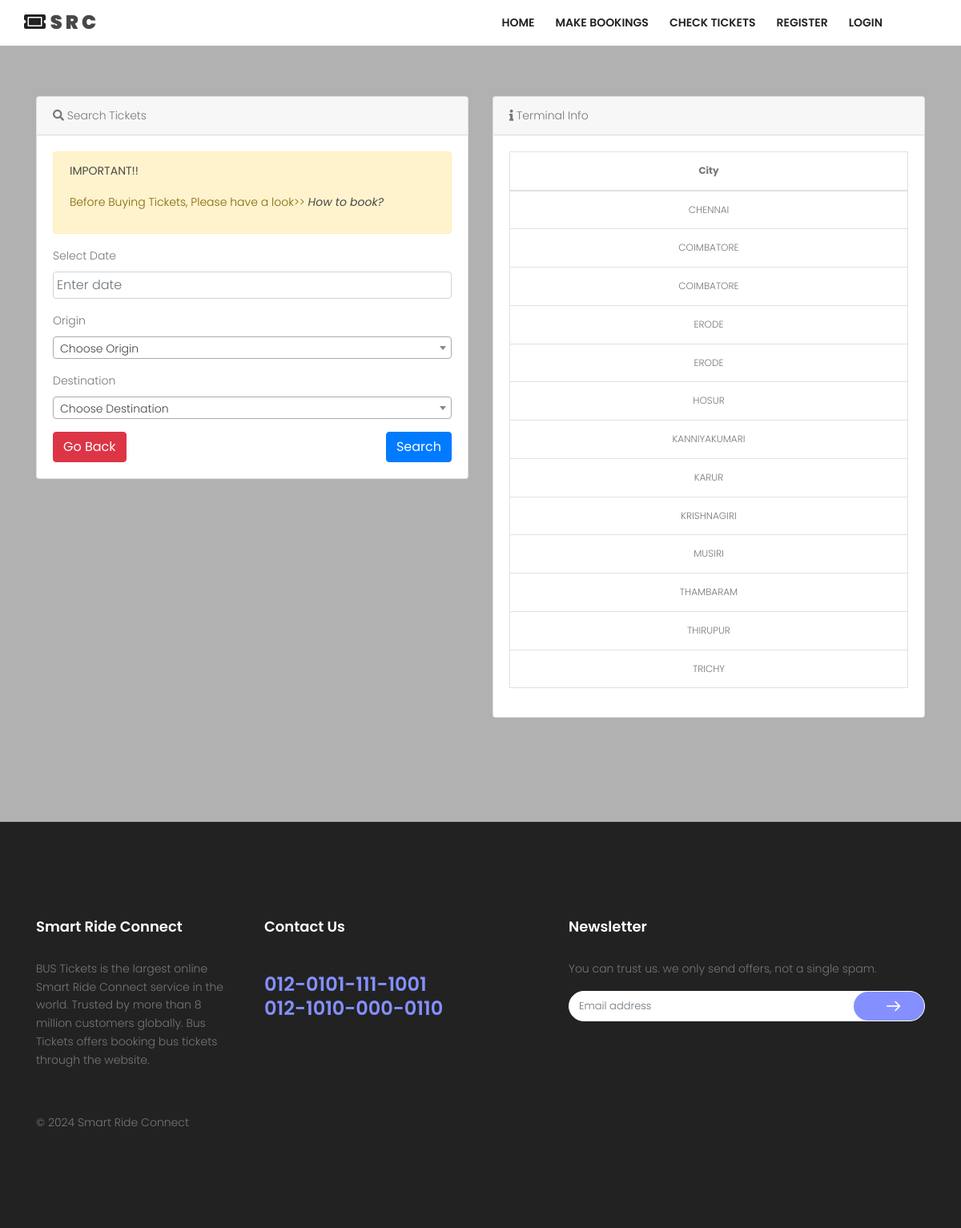
The app's page /index.php/tiket with its own data.
### tables this page shows
CREATE TABLE `tbl_tujuan` (
  `kd_tujuan` varchar(50) NOT NULL,
  `kota_tujuan` varchar(50) NOT NULL
);

### application/controllers/Tiket.php (called while the page is built, shortened)
<?php
class Tiket extends CI_Controller {
	public function __construct(){
		$this->load->helper('tglindo_helper');
		$this->load->model('getkod_model');
	}
	public function index(){
		$data['title'] = "Check Schedule";
		$data['asal'] = $this->db->query("SELECT * FROM `tbl_tujuan` ORDER BY kota_tujuan ASC ")->result_array();
		$data['tujuan'] = $this->db->query("SELECT * FROM `tbl_tujuan` group by kota_tujuan ORDER BY kota_tujuan ASC ")->result_array();
		$data['list'] = $this->db->query("SELECT * FROM `tbl_tujuan` ORDER BY kota_tujuan ASC ")->result_array();
		$this->load->view('frontend/cektanggal',$data);
	}
}

### index.php (called while the page is built, shortened)
<?php
require_once BASEPATH.'core/CodeIgniter.php';

### application/views/frontend/cektanggal.php (the view, shortened to what this page needs)
<!DOCTYPE html>
<html lang="zxx" class="no-js">
<head>
	<link rel="stylesheet" type="text/css"
		href="<?php echo base_url() ?>assets/frontend/datepicker/dcalendar.picker.css">
	<?php $this->load->view('frontend/include/base_css'); ?>
</head>
<body>
	<?php $this->load->view('frontend/include/base_nav'); ?>
	<section class="service-area section-gap relative">
		<div class="overlay overlay-bg"></div>
		<div class="container">
			<div class="row">
				<div class="col-lg-6">
					<div class="card mb-5">
						<div class="card-header">
							<i class="fas fa-search"></i> Search Tickets
						</div>
						<div class="card-body">
							<div class="alert alert-warning" role="alert">
								<p><b>IMPORTANT!!</b></p>
								<P>Before Buying Tickets, Please have a look>> <b><i data-toggle="modal"
											data-target="#exampleModal">How to book?</i></b></P>
							</div>
							<form action="<?php echo base_url() ?>tiket/cekjadwal?>" method="get">
								<div class="form-group">
									<label for="exampleInputEmail1">Select Date</label>
									<input placeholder="Enter date" type="text" class="form-control datepicker"
										name="tanggal" required="">
								</div>
								<div class="form-group">
									<label for="exampleInputEmail1">Origin</label>
								</div>
								<div class="form-group">
									<label for="exampleInputEmail1">Destination</label>
								</div>
								<a href="<?php echo base_url() ?>tiket" class="btn btn-danger pull-left">Go Back </a>
								<button type="submit" class="btn btn-primary pull-right">Search </button>
							</form>
						</div>
					</div>
				</div>
				<div class="col-lg-6">
					<div class="card mb-10">
						<div class="card-header">
							<i class="fas fa-info"></i> Terminal Info
						</div>
						<div class="card-body">
							<table class="table table-bordered table-condensed" style="font-size:12px;" id="mydata">
								<thead>
									<tr>
										<th style="text-align:center;">City</th>
									</tr>
								</thead>
								<tbody>
									<?php foreach ($list as $value) { ?>
									<tr>
										<td style="text-align:center;vertical-align:middle">
											<?php echo strtoupper($value['kota_tujuan']) ?></td>
									</tr>
									<?php } ?>
								</tbody>
							</table>
						</div>
					</div>
				</div>
			</div>
	</section>
	<?php $this->load->view('frontend/include/base_footer'); ?>
</body>
</html>

### application/views/frontend/include/base_css.php (shortened to what this page needs)
<link rel="stylesheet" href="<?php echo base_url() ?>assets/frontend/css/linearicons.css">
<link rel="stylesheet" href="<?php echo base_url() ?>assets/frontend/css/owl.carousel.css">
      <link rel="stylesheet" href="<?php echo base_url() ?>assets/frontend/css/font-awesome.min.css">
      <link href="<?= base_url() ?>assets/backend/vendor/fontawesome-free/css/all.min.css" rel="stylesheet" type="text/css">
<link rel="stylesheet" href="<?php echo base_url() ?>assets/frontend/css/nice-select.css">
<link rel="stylesheet" href="<?php echo base_url() ?>assets/frontend/css/magnific-popup.css">
<link rel="stylesheet" href="<?php echo base_url() ?>assets/frontend/css/bootstrap.css">
<link rel="stylesheet" href="<?php echo base_url() ?>assets/frontend/css/main.css">
<link rel="stylesheet" href="http://anijs.github.io/lib/anicollection/anicollection.css">
<link rel="stylesheet" type="text/css" href="<?php echo base_url() ?>assets/datepicker/dist/css/bootstrap-datepicker.min.css">
<link href="<?php echo base_url() ?>assets/frontend/select2/css/select2.min.css" rel="stylesheet" />

### application/views/frontend/include/base_nav.php
<header id="header" id="home">
		    <div class="container">
		    	<div class="row align-items-center justify-content-between d-flex">
			      <div id="logo">
			        <a href="<?php echo base_url() ?>"><h3> <i class="fas fa-ticket-alt"></i> <b>S R C</b></h3></a>
			      </div>
			      <nav id="nav-menu-container">
			        <ul class="nav-menu">
			          <li class="menu"><a href="<?php echo base_url() ?>">Home</a></li>
			          <li><a href="<?php echo base_url() ?>tiket">Make Bookings</a></li>
			          <li class="menu"><a href="<?php echo base_url() ?>tiket/cektiket">Check Tickets</a></li>
			          <?php if ($this->session->userdata('username')) { ?>
				      	<li class="menu-has-children"><a href="#">Hi, <?php echo $this->session->userdata('nama_lengkap'); ?></a>
						<ul>
							<li><a href="<?php echo base_url() ?>profile/profilesaya/<?php echo $this->session->userdata('kd_pelanggan') ?>"><i class="fas fa-id-card"></i> My Profile</a></li>
							<li><a href="<?php echo base_url() ?>profile/tiketsaya/<?php echo $this->session->userdata('kd_pelanggan') ?>"><i class="fas fa-ticket-alt"></i> My Ticket</a></li>
							<li><a href="<?php echo base_url() ?>login/logout"><i class="fas fa-sign-out-alt"></i> Logout</a></li>
						</ul>
						</li>
				      <?php }else{ ?>
				  	  <li class="menu wobble animated"><a href="<?php echo base_url() ?>login/Daftar">Register</a></li>
 					  <li><a href="<?php echo base_url() ?>login">Login</a></li>
				  	  <?php } ?>
			        </ul>
			      </nav>
		    	</div>
		    </div>
		  </header>

### application/views/frontend/include/base_footer.php (shortened to what this page needs)
<footer class="footer-area section-gap">
	<div class="container">
		<div class="row">
			<div class="col-lg-3  col-md-6 col-sm-6">
				<div class="single-footer-widget">
					<h4 class="text-white">Smart Ride Connect</h4>
					<p>
					BUS Tickets is the largest online Smart Ride Connect service in the world. Trusted by more than 8 million customers globally. Bus Tickets offers booking bus tickets through the website.
					</p>
				</div>
			</div>
			<div class="col-lg-4  col-md-6 col-sm-6">
				<div class="single-footer-widget">
					<h4 class="text-white">Contact Us</h4>
					<p class="number">
						012-0101-111-1001 <br>
						012-1010-000-0110
					</p>
				</div>
			</div>
			<div class="col-lg-5  col-md-6 col-sm-6">
				<div class="single-footer-widget">
					<h4 class="text-white">Newsletter</h4>
					<p>You can trust us. we only send  offers, not a single spam.</p>
					<div class="d-flex flex-row" id="mc_embed_signup">
							<form class="navbar-form" novalidate="true" action="" method="post">
						    <div class="input-group add-on">
						      	<input class="form-control" placeholder="Email address"  type="email">
						      <div class="input-group-btn">
						        <button class="genric-btn primary circle arrow"><span class="lnr lnr-arrow-right"></span></button>
						      </div>
						    </div>
						  </form>
					</div>
				</div>
			</div>
		</div>
		<div class="footer-bottom d-flex justify-content-between align-items-center flex-wrap">
         <p class="footer-text m-0"><span>&copy; <?= date('Y') ?> Smart Ride Connect</span> </p>
		</div>
	</div>
</footer>

### assets/frontend/css/main.css (style rules this page uses)
body { color: #777; font-family: "Poppins", sans-serif; font-size: 14px; font-weight: 300; line-height: 1.625em; position: relative; }
ol, ul { margin: 0; padding: 0; list-style: none; }
a { -webkit-transition: all 0.3s ease 0s; -moz-transition: all 0.3s ease 0s; -o-transition: all 0.3s ease 0s; transition: all 0.3s ease 0s; }
a, a:focus, a:hover { text-decoration: none; outline: 0; }
h1, h2, h3, h4, h5, h6 { font-family: "Poppins", sans-serif; color: #222; line-height: 1.2em !important; margin-bottom: 0; margin-top: 0; font-weight: 600; }
h3, .h3 { font-size: 24px; }
h4, .h4 { font-size: 18px; }
td, th { border-radius: 0px; }
.mb-5 { margin-bottom: 5px; }
.mb-10 { margin-bottom: 10px; }
.text-white { color: #fff; }
.flex-wrap { -webkit-flex-wrap: wrap; -moz-flex-wrap: wrap; -ms-flex-wrap: wrap; flex-wrap: wrap; }
.relative { position: relative; }
.overlay { position: absolute; left: 0; right: 0; top: 0; bottom: 0; }
b, sup, sub, u, del { color: #484848; }
h3 { font-size: 24px; }
h4 { font-size: 18px; }
h1, h2, h3, h4, h5, h6 { line-height: 1.5em; }
.genric-btn { display: inline-block; outline: none; line-height: 40px; padding: 0 30px; font-size: 0.8em; text-align: center; text-decoration: none; font-weight: 500; cursor: pointer; -webkit-transition: all 0.3s ease 0s; -moz-transition: all 0.3s ease 0s; -o-transition: all 0.3s ease 0s; transition: all 0.3s ease 0s; }
.genric-btn.circle { border-radius: 20px; }
.genric-btn.arrow { display: -webkit-inline-box; display: -ms-inline-flexbox; display: inline-flex; -webkit-box-align: center; -ms-flex-align: center; align-items: center; }
.genric-btn.arrow span { margin-left: 10px; }
.genric-btn.primary { color: #fff; background: #8490ff; border: 1px solid transparent; }
#header { padding: 14px 0; position: fixed; left: 0; top: 0; right: 0; transition: all 0.5s; z-index: 997; background: #fff; }
.nav-menu, .nav-menu * { margin: 0; padding: 0; list-style: none; }
.nav-menu li { position: relative; white-space: nowrap; }
.nav-menu > li { float: left; }
#nav-menu-container { margin: 0; }
@media (min-width: 1024px) { #nav-menu-container { padding-right: 60px; } }
.nav-menu a { padding: 0 8px 0px 8px; text-decoration: none; display: inline-block; color: #222; font-weight: 600; font-size: 14px; text-transform: uppercase; outline: none; }
.nav-menu > li { margin-left: 10px; }
#mobile-nav { position: fixed; top: 0; padding-top: 18px; bottom: 0; z-index: 998; background: rgba(0, 0, 0, 0.8); left: -260px; width: 260px; overflow-y: auto; transition: 0.4s; }
#mobile-nav ul { padding: 0; margin: 0; list-style: none; }
#mobile-nav ul li { position: relative; }
#mobile-nav ul li a { color: #fff; font-size: 13px; text-transform: uppercase; overflow: hidden; padding: 10px 22px 10px 15px; position: relative; text-decoration: none; width: 100%; display: block; outline: none; font-weight: 700; }
.section-gap { padding: 120px 0; }
.service-area { background-size: cover; }
.service-area .overlay-bg { background-color: rgb(177 177 177); }
.footer-area { background-color: #222; }
.footer-area h4 { padding-bottom: 30px; }
.footer-area .number { color: #8490ff; font-size: 24px; font-weight: 600; line-height: 30px; }
.footer-area .genric-btn { background: #8490ff; border: none; border-radius: 57px; height: 36px; }
.footer-area .footer-bottom { padding-top: 40px; }
.single-footer-widget .navbar-form { width: 100%; }
.single-footer-widget .navbar-form .form-control { border: none; border-radius: 20px; font-size: 13px; }
.single-footer-widget .navbar-form .add-on { background: #fff; border-radius: 20px; border: 1px solid #fff; }
.single-footer-widget .navbar-form .lnr { font-weight: 900; font-size: 18px !important; color: #fff; }

### records on screen
tbl_tujuan: kota_tujuan "CHENNAI"
tbl_tujuan: kota_tujuan "COIMBATORE"
tbl_tujuan: kota_tujuan "COIMBATORE"
tbl_tujuan: kota_tujuan "ERODE"
tbl_tujuan: kota_tujuan "ERODE"
tbl_tujuan: kota_tujuan "HOSUR"
tbl_tujuan: kota_tujuan "KANNIYAKUMARI"
tbl_tujuan: kota_tujuan "KARUR"
tbl_tujuan: kota_tujuan "KRISHNAGIRI"
tbl_tujuan: kota_tujuan "MUSIRI"
tbl_tujuan: kota_tujuan "THAMBARAM"
tbl_tujuan: kota_tujuan "THIRUPUR"
tbl_tujuan: kota_tujuan "TRICHY"
